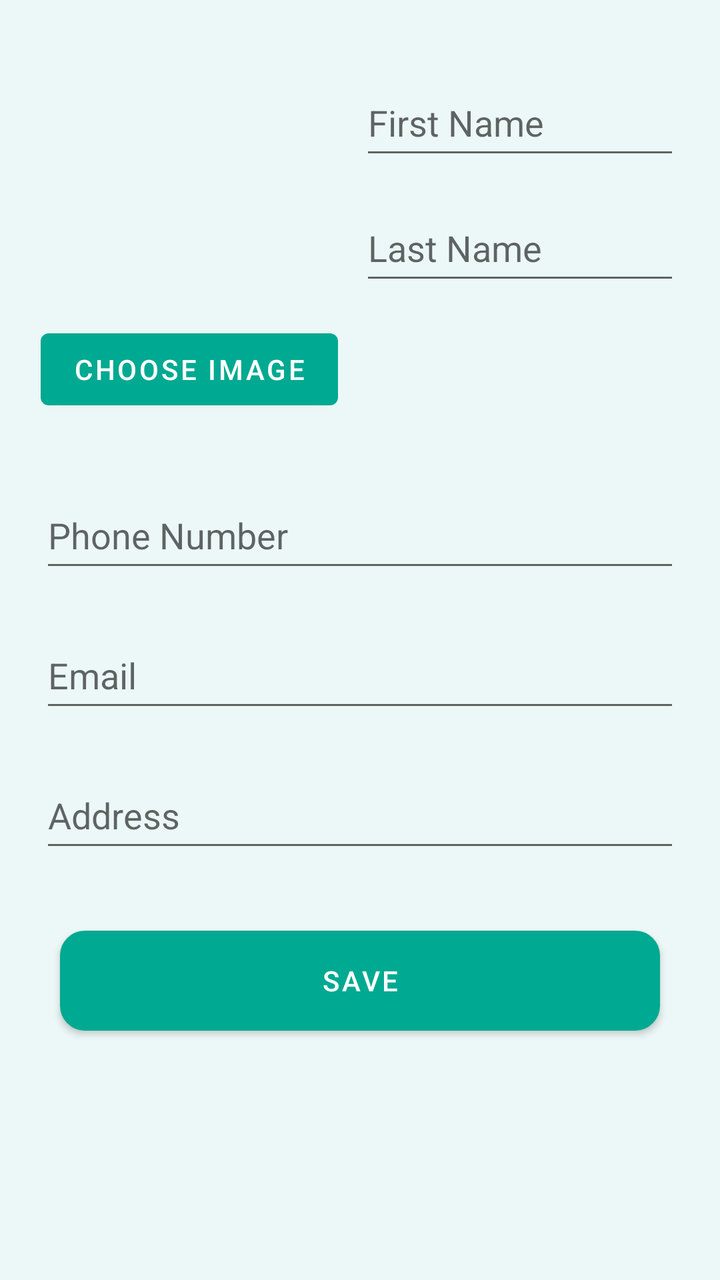
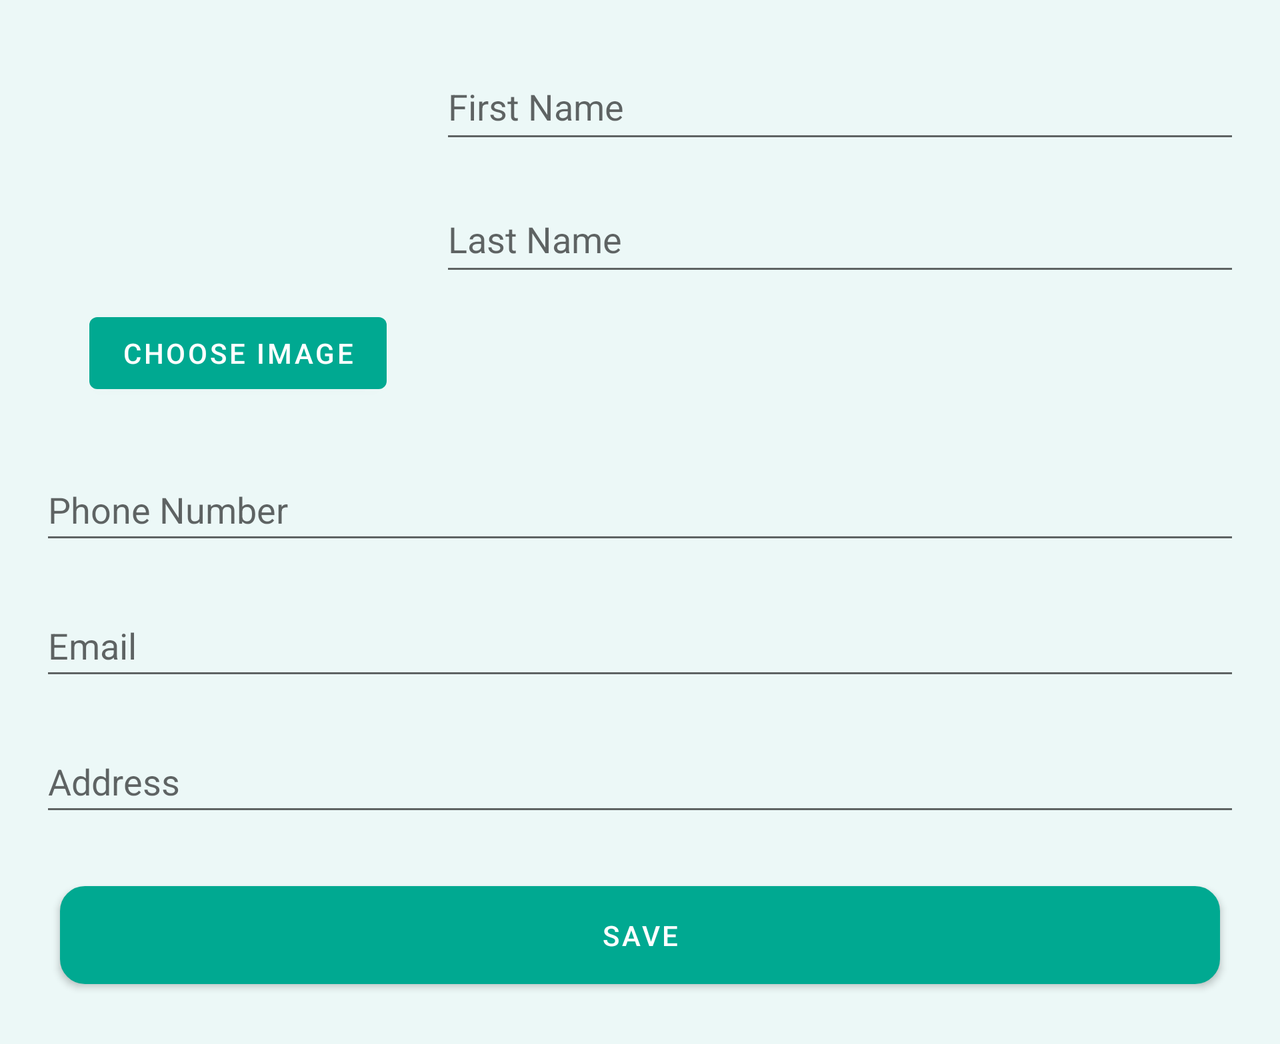

Two renders of one Android screen. The first uses the default layout on a phone; the second uses the alternative layout the repository ships for a different screen configuration, on a matching device. The two XML files are below.
<!-- AndroidManifest.xml: application theme Theme.Hangouts -->
<!-- res/layout/fragment_add_contact.xml -->
<?xml version="1.0" encoding="utf-8"?>
<androidx.constraintlayout.widget.ConstraintLayout xmlns:android="http://schemas.android.com/apk/res/android"
    xmlns:app="http://schemas.android.com/apk/res-auto"
    xmlns:tools="http://schemas.android.com/tools"
    android:layout_width="match_parent"
    android:layout_height="match_parent"
    android:background="@color/my_background_color">

    <EditText
        android:id="@+id/fragmentEditContactEmailAddress"
        android:layout_width="match_parent"
        android:layout_height="50dp"
        android:layout_margin="20dp"
        android:hint="@string/email"
        android:inputType="textEmailAddress"
        app:layout_constraintBottom_toBottomOf="parent"
        app:layout_constraintEnd_toEndOf="parent"
        app:layout_constraintHorizontal_bias="0.0"
        app:layout_constraintStart_toStartOf="@+id/editContactAvatarImageButton"
        app:layout_constraintTop_toBottomOf="@+id/fragmentEditContactPhoneNumber"
        app:layout_constraintVertical_bias="0.0" />

    <EditText
        android:id="@+id/fragmentEditContactAddress"
        android:layout_width="match_parent"
        android:layout_height="50dp"
        android:layout_margin="20dp"
        android:hint="@string/address"
        app:layout_constraintBottom_toBottomOf="parent"
        app:layout_constraintEnd_toEndOf="parent"
        app:layout_constraintHorizontal_bias="0.0"
        app:layout_constraintStart_toStartOf="@+id/editContactAvatarImageButton"
        app:layout_constraintTop_toBottomOf="@+id/fragmentEditContactEmailAddress"
        app:layout_constraintVertical_bias="0.0" />

    <EditText
        android:id="@+id/fragmentEditContactLastName"
        android:layout_width="match_parent"
        android:layout_height="50dp"
        android:layout_marginStart="180dp"
        android:layout_marginEnd="20dp"
        android:hint="@string/last_name"
        app:layout_constraintBottom_toBottomOf="parent"
        app:layout_constraintEnd_toEndOf="@+id/fragmentEditContactFirstName"
        app:layout_constraintHorizontal_bias="0.0"
        app:layout_constraintStart_toStartOf="@+id/fragmentEditContactFirstName"
        app:layout_constraintTop_toBottomOf="@+id/fragmentEditContactFirstName"
        app:layout_constraintVertical_bias="0.025" />

    <ImageView
        android:id="@+id/editContactAvatarImageButton"
        android:layout_width="122dp"
        android:layout_height="122dp"
        app:layout_constraintBottom_toBottomOf="parent"
        app:layout_constraintEnd_toEndOf="parent"
        app:layout_constraintHorizontal_bias="0.086"
        app:layout_constraintStart_toStartOf="parent"
        app:layout_constraintTop_toTopOf="parent"
        app:layout_constraintVertical_bias="0.067"
        app:srcCompat="@drawable/avatar"
        tools:ignore="ImageContrastCheck,SpeakableTextPresentCheck" />

    <EditText
        android:id="@+id/fragmentEditContactFirstName"
        android:layout_width="match_parent"
        android:layout_height="50dp"
        android:layout_marginStart="180dp"
        android:layout_marginEnd="20dp"
        android:hint="@string/first_name"
        app:layout_constraintBottom_toBottomOf="parent"
        app:layout_constraintEnd_toEndOf="parent"
        app:layout_constraintHorizontal_bias="0.0"
        app:layout_constraintStart_toEndOf="@+id/editContactAvatarImageButton"
        app:layout_constraintTop_toTopOf="@+id/editContactAvatarImageButton"
        app:layout_constraintVertical_bias="0.0" />

    <EditText
        android:id="@+id/fragmentEditContactPhoneNumber"
        android:layout_width="match_parent"
        android:layout_height="50dp"
        android:layout_margin="20dp"
        android:hint="@string/phone_number"
        app:layout_constraintBottom_toBottomOf="parent"
        app:layout_constraintEnd_toEndOf="parent"
        app:layout_constraintHorizontal_bias="0.0"
        app:layout_constraintStart_toStartOf="@+id/editContactAvatarImageButton"
        app:layout_constraintTop_toBottomOf="@+id/chooseImageButton"
        app:layout_constraintVertical_bias="0.036"
        tools:ignore="TextFields" />

    <Button
        android:id="@+id/fragmentEditContactButtonSave"
        android:layout_width="match_parent"
        android:layout_height="50dp"
        android:layout_margin="30dp"
        android:background="@drawable/custom_rectangle"
        android:text="@string/save"
        app:layout_constraintBottom_toBottomOf="parent"
        app:layout_constraintEnd_toEndOf="@+id/fragmentEditContactAddress"
        app:layout_constraintHorizontal_bias="0.076"
        app:layout_constraintStart_toStartOf="@+id/fragmentEditContactAddress"
        app:layout_constraintTop_toBottomOf="@+id/fragmentEditContactAddress"
        app:layout_constraintVertical_bias="0.044" />

    <Button
        android:id="@+id/chooseImageButton"
        android:layout_width="wrap_content"
        android:layout_height="wrap_content"
        android:layout_marginTop="4dp"
        android:text="@string/choose_image"
        app:layout_constraintEnd_toEndOf="@+id/editContactAvatarImageButton"
        app:layout_constraintHorizontal_bias="0.0"
        app:layout_constraintStart_toStartOf="@+id/editContactAvatarImageButton"
        app:layout_constraintTop_toBottomOf="@+id/editContactAvatarImageButton" />


</androidx.constraintlayout.widget.ConstraintLayout>
<!-- resources referenced by this layout -->
<resources>
  <color name="my_background_color">#ECF8F7</color>
  <!-- drawable custom_rectangle (drawable) -->
  <?xml version="1.0" encoding="utf-8"?>
  <shape xmlns:android="http://schemas.android.com/apk/res/android"
      android:shape="rectangle">
  
      <solid android:color="@color/my_primary_color" />
  
      <corners android:radius="12dip" />
  
      <stroke
          android:width="1dp"
          android:color="@color/my_primary_color" />
  
  </shape>
  <string name="address">Address</string>
  <string name="choose_image">Choose image</string>
  <string name="email">Email</string>
  <string name="first_name">First Name</string>
  <string name="last_name">Last Name</string>
  <string name="phone_number">Phone Number</string>
  <string name="save">Save</string>
  <style name="Theme.Hangouts" parent="Theme.MaterialComponents.DayNight.DarkActionBar">
          
          <item name="colorPrimary">@color/my_primary_color</item>
          <item name="colorPrimaryVariant">@color/my_primary_color</item>
          <item name="colorOnPrimary">@color/white</item>
          
          <item name="colorSecondary">@color/teal_200</item>
          <item name="colorSecondaryVariant">@color/teal_700</item>
          <item name="colorOnSecondary">@color/black</item>
          
          <item name="android:statusBarColor" tools:targetApi="l">?attr/colorPrimaryVariant</item>
          
      </style>
  <color name="my_primary_color">#00A991</color>
  <color name="white">#FFFFFFFF</color>
  <color name="teal_200">#FF03DAC5</color>
  <color name="teal_700">#FF018786</color>
  <color name="black">#FF000000</color>
</resources>
<!-- res/layout-land/fragment_add_contact.xml (the repository's variant of the layout above) -->
<!-- drawn on the phone turned sideways -->
<?xml version="1.0" encoding="utf-8"?>
<ScrollView xmlns:android="http://schemas.android.com/apk/res/android"
    xmlns:app="http://schemas.android.com/apk/res-auto"
    xmlns:tools="http://schemas.android.com/tools"
    android:layout_width="match_parent"
    android:layout_height="match_parent"
    android:background="@color/my_background_color">

    <androidx.constraintlayout.widget.ConstraintLayout
        android:layout_width="match_parent"
        android:layout_height="wrap_content">

        <EditText
            android:id="@+id/fragmentEditContactEmailAddress"
            android:layout_width="match_parent"
            android:layout_height="48dp"
            android:layout_margin="20dp"
            android:hint="@string/email"
            android:inputType="textEmailAddress"
            app:layout_constraintBottom_toBottomOf="parent"
            app:layout_constraintEnd_toEndOf="parent"
            app:layout_constraintHorizontal_bias="0.0"
            app:layout_constraintStart_toStartOf="@+id/editContactAvatarImageButton"
            app:layout_constraintTop_toBottomOf="@+id/fragmentEditContactPhoneNumber"
            app:layout_constraintVertical_bias="0.0" />

        <EditText
            android:id="@+id/fragmentEditContactAddress"
            android:layout_width="match_parent"
            android:layout_height="48dp"
            android:layout_margin="20dp"
            android:hint="@string/address"
            app:layout_constraintBottom_toBottomOf="parent"
            app:layout_constraintEnd_toEndOf="parent"
            app:layout_constraintHorizontal_bias="0.0"
            app:layout_constraintStart_toStartOf="@+id/editContactAvatarImageButton"
            app:layout_constraintTop_toBottomOf="@+id/fragmentEditContactEmailAddress"
            app:layout_constraintVertical_bias="0.0" />

        <EditText
            android:id="@+id/fragmentEditContactLastName"
            android:layout_width="match_parent"
            android:layout_height="50dp"
            android:layout_marginStart="220dp"
            android:layout_marginEnd="20dp"
            android:hint="@string/last_name"
            app:layout_constraintBottom_toBottomOf="parent"
            app:layout_constraintEnd_toEndOf="@+id/fragmentEditContactFirstName"
            app:layout_constraintHorizontal_bias="0.0"
            app:layout_constraintStart_toStartOf="@+id/fragmentEditContactFirstName"
            app:layout_constraintTop_toBottomOf="@+id/fragmentEditContactFirstName"
            app:layout_constraintVertical_bias="0.041" />

        <ImageView
            android:id="@+id/editContactAvatarImageButton"
            android:layout_width="122dp"
            android:layout_height="122dp"
            app:layout_constraintBottom_toBottomOf="parent"
            app:layout_constraintEnd_toEndOf="parent"
            app:layout_constraintHorizontal_bias="0.086"
            app:layout_constraintStart_toStartOf="parent"
            app:layout_constraintTop_toTopOf="parent"
            app:layout_constraintVertical_bias="0.067"
            app:srcCompat="@drawable/avatar"
            tools:ignore="ImageContrastCheck,SpeakableTextPresentCheck" />

        <EditText
            android:id="@+id/fragmentEditContactFirstName"
            android:layout_width="match_parent"
            android:layout_height="50dp"
            android:layout_marginStart="220dp"
            android:layout_marginEnd="20dp"
            android:hint="@string/first_name"
            app:layout_constraintBottom_toBottomOf="parent"
            app:layout_constraintEnd_toEndOf="parent"
            app:layout_constraintHorizontal_bias="0.0"
            app:layout_constraintStart_toEndOf="@+id/editContactAvatarImageButton"
            app:layout_constraintTop_toTopOf="@+id/editContactAvatarImageButton"
            app:layout_constraintVertical_bias="0.0" />

        <EditText
            android:id="@+id/fragmentEditContactPhoneNumber"
            android:layout_width="match_parent"
            android:layout_height="48dp"
            android:layout_margin="20dp"
            android:hint="@string/phone_number"
            app:layout_constraintBottom_toBottomOf="parent"
            app:layout_constraintEnd_toEndOf="parent"
            app:layout_constraintHorizontal_bias="0.0"
            app:layout_constraintStart_toStartOf="@+id/editContactAvatarImageButton"
            app:layout_constraintTop_toBottomOf="@+id/chooseImageButton"
            app:layout_constraintVertical_bias="0.036"
            tools:ignore="TextFields" />

        <Button
            android:id="@+id/fragmentEditContactButtonSave"
            android:layout_width="match_parent"
            android:layout_height="49dp"
            android:layout_margin="30dp"
            android:background="@drawable/custom_rectangle"
            android:text="@string/save"
            app:layout_constraintBottom_toBottomOf="parent"
            app:layout_constraintEnd_toEndOf="@+id/fragmentEditContactAddress"
            app:layout_constraintHorizontal_bias="0.076"
            app:layout_constraintStart_toStartOf="@+id/fragmentEditContactAddress"
            app:layout_constraintTop_toBottomOf="@+id/fragmentEditContactAddress"
            app:layout_constraintVertical_bias="0.044" />

        <Button
            android:id="@+id/chooseImageButton"
            android:layout_width="wrap_content"
            android:layout_height="wrap_content"
            android:layout_marginTop="4dp"
            android:text="@string/choose_image"
            app:layout_constraintEnd_toEndOf="@+id/editContactAvatarImageButton"
            app:layout_constraintHorizontal_bias="0.0"
            app:layout_constraintStart_toStartOf="@+id/editContactAvatarImageButton"
            app:layout_constraintTop_toBottomOf="@+id/editContactAvatarImageButton" />

    </androidx.constraintlayout.widget.ConstraintLayout>

</ScrollView>
